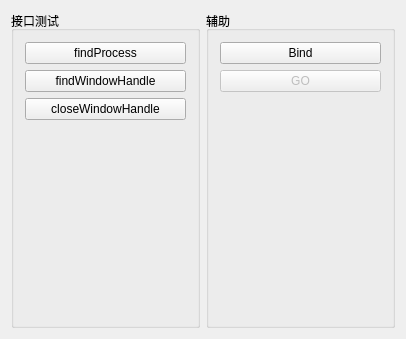
<?xml version="1.0" encoding="UTF-8"?>
<ui version="4.0">
 <class>Widget</class>
 <widget class="QWidget" name="Widget">
  <property name="geometry">
   <rect>
    <x>0</x>
    <y>0</y>
    <width>406</width>
    <height>339</height>
   </rect>
  </property>
  <property name="windowTitle">
   <string>辅助Demo</string>
  </property>
  <layout class="QHBoxLayout" name="horizontalLayout">
   <item>
    <widget class="QGroupBox" name="groupBox">
     <property name="title">
      <string>接口测试</string>
     </property>
     <layout class="QVBoxLayout" name="verticalLayout">
      <item>
       <widget class="QPushButton" name="pushButton_findProcess">
        <property name="text">
         <string>findProcess</string>
        </property>
       </widget>
      </item>
      <item>
       <widget class="QPushButton" name="pushButton_findWindowHandle">
        <property name="text">
         <string>findWindowHandle</string>
        </property>
       </widget>
      </item>
      <item>
       <widget class="QPushButton" name="pushButton_closeWindowHandle">
        <property name="text">
         <string>closeWindowHandle</string>
        </property>
       </widget>
      </item>
      <item>
       <spacer name="verticalSpacer">
        <property name="orientation">
         <enum>Qt::Vertical</enum>
        </property>
        <property name="sizeHint" stdset="0">
         <size>
          <width>20</width>
          <height>40</height>
         </size>
        </property>
       </spacer>
      </item>
     </layout>
    </widget>
   </item>
   <item>
    <widget class="QGroupBox" name="groupBox_2">
     <property name="title">
      <string>辅助</string>
     </property>
     <layout class="QVBoxLayout" name="verticalLayout_2">
      <item>
       <widget class="QPushButton" name="pushButton_bind">
        <property name="text">
         <string>Bind</string>
        </property>
       </widget>
      </item>
      <item>
       <widget class="QPushButton" name="pushButton_go">
        <property name="enabled">
         <bool>false</bool>
        </property>
        <property name="text">
         <string>GO</string>
        </property>
       </widget>
      </item>
      <item>
       <spacer name="verticalSpacer_2">
        <property name="orientation">
         <enum>Qt::Vertical</enum>
        </property>
        <property name="sizeHint" stdset="0">
         <size>
          <width>20</width>
          <height>228</height>
         </size>
        </property>
       </spacer>
      </item>
     </layout>
    </widget>
   </item>
  </layout>
 </widget>
 <layoutdefault spacing="6" margin="11"/>
 <resources/>
 <connections/>
</ui>
